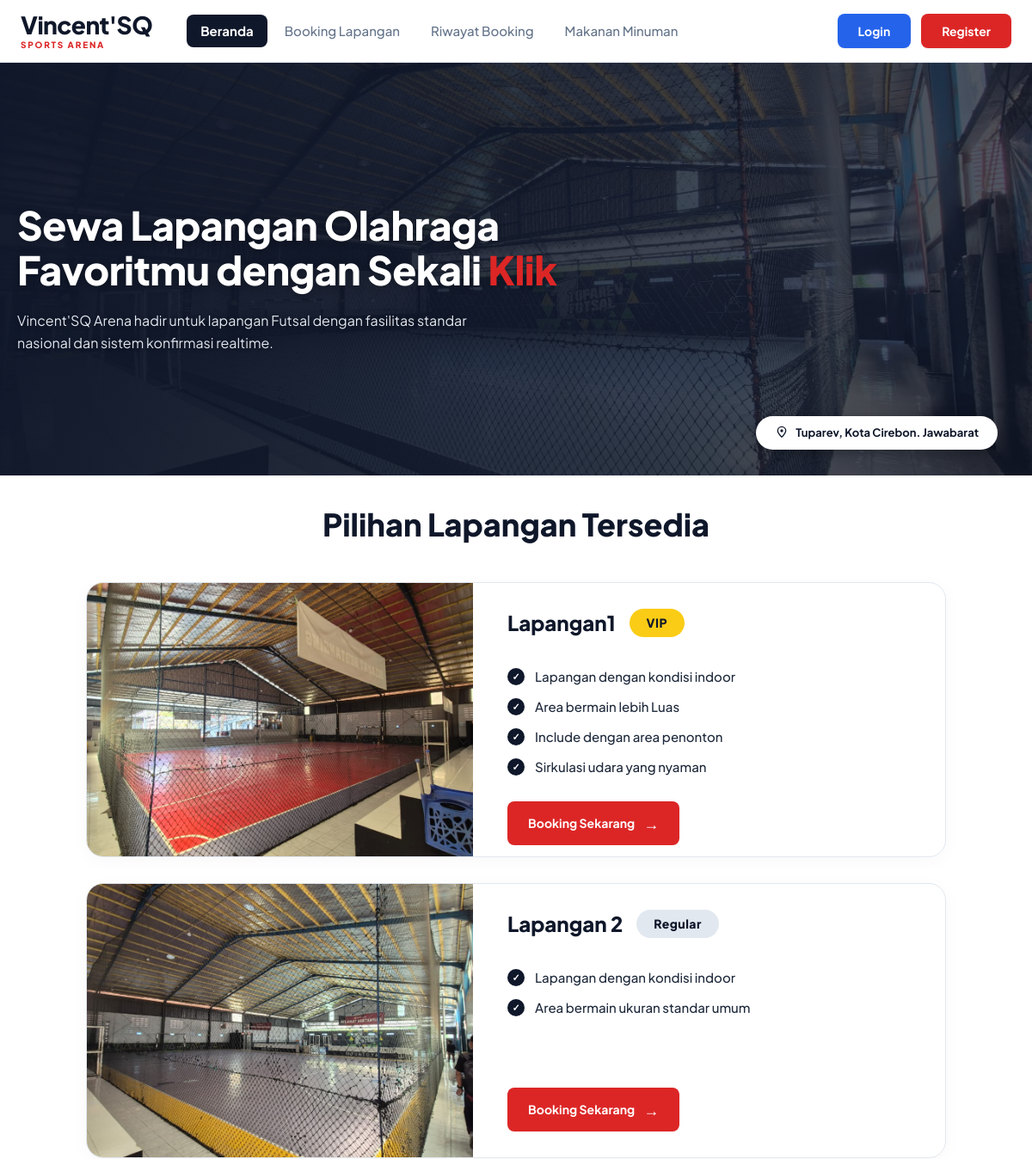
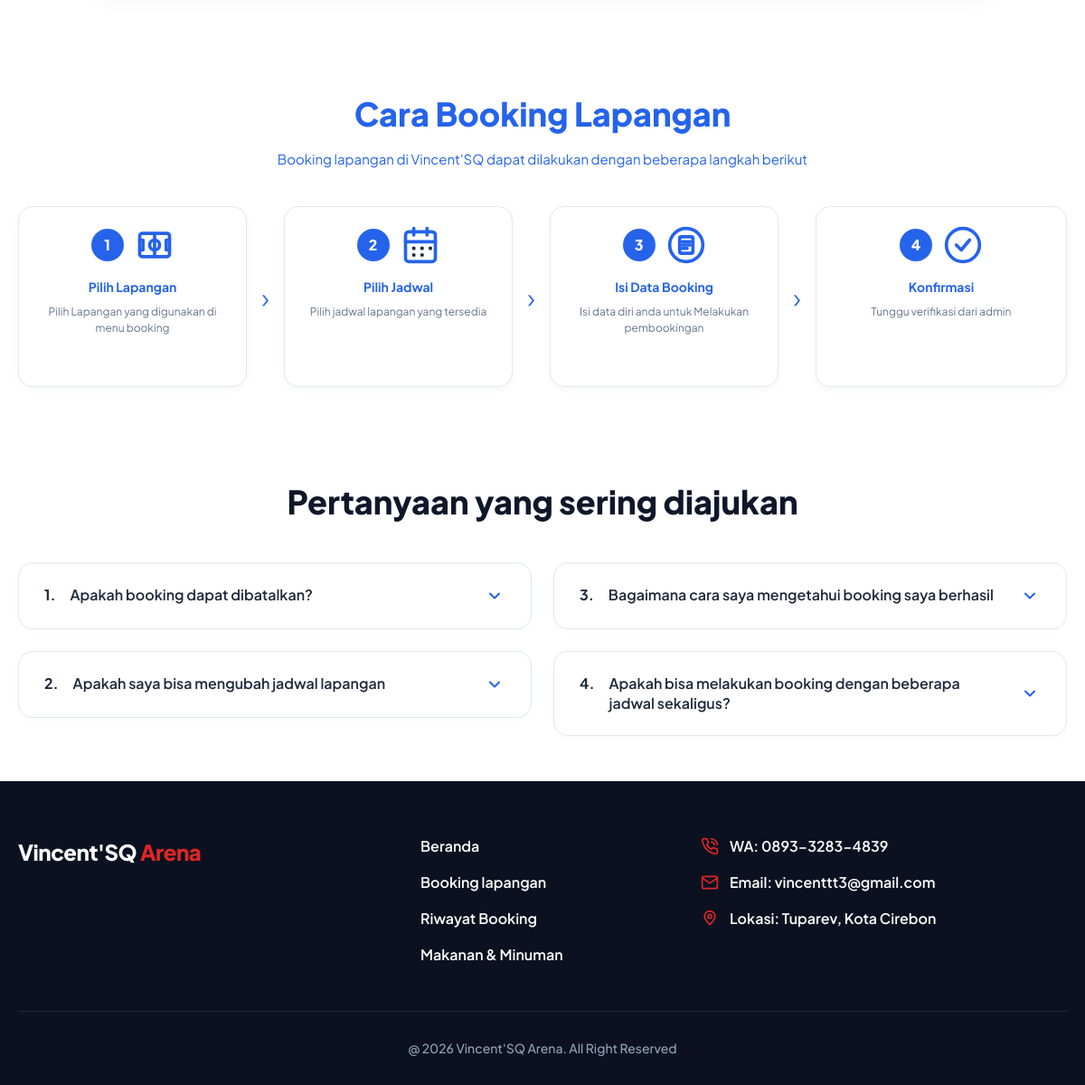
The page /Frontend/pages/index.php on the database its author committed (2 pictures, top to bottom).
### tables this page shows
CREATE TABLE `lapangan` (
  `id` int NOT NULL,
  `nama_lapangan` varchar(100) NOT NULL,
  `deskripsi` text,
  `lokasi` text,
  `harga_per_jam` int NOT NULL,
  `foto` varchar(255) DEFAULT NULL,
  `status` enum('aktif','nonaktif') DEFAULT 'aktif',
  `created_at` datetime DEFAULT CURRENT_TIMESTAMP
);

### Frontend/pages/index.php (the view, shortened to what this page needs)
<?php
if (!isset($conn) || !$conn) {
    $conn = @mysqli_connect('localhost', 'root', '', 'vincent_sqdb');
    if ($conn) {
        mysqli_set_charset($conn, 'utf8mb4');
    }
}
include '../includes/header.php';
?>
<section class="vsq-hero">
    <div class="vsq-hero-content">
        <h1>Sewa Lapangan Olahraga Favoritmu dengan Sekali <span>Klik</span></h1>
        <p>Vincent'SQ Arena hadir untuk lapangan Futsal dengan fasilitas standar nasional dan sistem konfirmasi realtime.</p>
    </div>
    <div class="vsq-location-badge">
        <svg viewBox="0 0 24 24" fill="none" xmlns="http://www.w3.org/2000/svg" style="width:16px;height:16px;">
            <path d="M12 2C8.13 2 5 5.13 5 9c0 3.5 5.5 9.5 6.4 10.4.3.3.9.3 1.2 0C13.5 18.5 19 12.5 19 9c0-3.87-3.13-7-7-7z" stroke="#0F172A" stroke-width="2" fill="none"/>
            <circle cx="12" cy="9" r="2.5" fill="#0F172A"/>
        </svg>
        <span>Tuparev, Kota Cirebon. Jawabarat</span>
    </div>
</section>
<section class="vsq-section section-lapangan">
    <div class="vsq-section-title">
        <h2>Pilihan Lapangan Tersedia</h2>
    </div>
    <div class="vsq-lapangan-grid">
        <?php
        if (!isset($conn) || !$conn) {
            echo '<div style="grid-column: 1/-1; text-align: center; padding: 40px; color: #888;">';
            echo '<p style="font-size: 16px; font-weight: 600;">⚠️ Koneksi database gagal</p>';
            echo '</div>';
        } else {
            $query  = "SELECT * FROM lapangan WHERE status = 'aktif' ORDER BY id ASC LIMIT 4";
            $result = mysqli_query($conn, $query);
            if ($result && mysqli_num_rows($result) > 0):
                while ($lapangan = mysqli_fetch_assoc($result)):
                    $foto = (!empty($lapangan['foto']) && file_exists('../assets/uploads/lapangan/' . $lapangan['foto']))
                        ? '../assets/uploads/lapangan/' . rawurlencode($lapangan['foto']) : '';
                    $badge_text = ($lapangan['harga_per_jam'] >= 200000) ? 'VIP' : 'Regular';
                    $badge_class = ($badge_text == 'VIP') ? 'badge-vip' : 'badge-regular';
                    if ($badge_text == 'VIP') {
                        $fasilitas = [
                            'Lapangan dengan kondisi indoor',
                            'Area bermain lebih Luas',
                            'Include dengan area penonton',
                            'Sirkulasi udara yang nyaman'
                        ];
                    } else {
                        $fasilitas = [
                            'Lapangan dengan kondisi indoor',
                            'Area bermain ukuran standar umum'
                        ];
                    }
            ?>
            <article class="vsq-card">
                <div class="vsq-card-img" style="background-image: url('<?= $foto ?>');"></div>
                <div class="vsq-card-body">
                    <div class="vsq-card-header">
                        <h3><?= htmlspecialchars($lapangan['nama_lapangan']) ?></h3>
                        <span class="vsq-card-badge <?= $badge_class ?>"><?= $badge_text ?></span>
                    </div>
                    <ul class="vsq-fasilitas">
                        <?php foreach ($fasilitas as $f): ?>
                            <li><?= htmlspecialchars($f) ?></li>
                        <?php endforeach; ?>
                    </ul>
                    <div class="vsq-card-footer">
                        <a href="detail_lapangan.php?id=<?= (int)$lapangan['id'] ?>" class="vsq-btn-booking">Booking Sekarang</a>
                    </div>
                </div>
            </article>
            <?php
                endwhile;
            else:
            ?>
            <div style="grid-column: 1/-1; text-align: center; padding: 40px; color: #888;">
                Belum ada lapangan tersedia.
            </div>
            <?php endif;
        } ?>
    </div>
</section>
<section class="vsq-section">
    <div class="vsq-section-title title-blue">
        <h2>Cara Booking Lapangan</h2>
        <p>Booking lapangan di Vincent'SQ dapat dilakukan dengan beberapa langkah berikut</p>
    </div>
    <div class="vsq-steps">
        <div class="vsq-step-wrapper">
            <div class="vsq-step">
                <div class="vsq-step-header">
                    <div class="vsq-step-number">1</div>
                    <div class="vsq-step-svg">
                        <svg viewBox="0 0 24 24">
                            <rect x="3" y="5" width="18" height="14" rx="1.5"/>
                            <line x1="12" y1="5" x2="12" y2="19"/>
                            <circle cx="12" cy="12" r="3"/>
                            <path d="M3 9h2v6H3"/>
                            <path d="M21 9h-2v6h2"/>
                        </svg>
                    </div>
                </div>
                <h4>Pilih Lapangan</h4>
                <p>Pilih Lapangan yang digunakan di menu booking</p>
            </div>
            <span class="vsq-arrow">›</span>
        </div>
        <div class="vsq-step-wrapper">
            <div class="vsq-step">
                <div class="vsq-step-header">
                    <div class="vsq-step-number">2</div>
                    <div class="vsq-step-svg">
                    </div>
                </div>
                <h4>Pilih Jadwal</h4>
                <p>Pilih jadwal lapangan yang tersedia</p>
            </div>
            <span class="vsq-arrow">›</span>
        </div>
        <div class="vsq-step-wrapper">
            <div class="vsq-step">
                <div class="vsq-step-header">
                    <div class="vsq-step-number">3</div>
                    <div class="vsq-step-svg">
                        <svg viewBox="0 0 24 24">
                            <circle cx="12" cy="12" r="10"/>
                            <rect x="8" y="7" width="8" height="10" rx="1"/>
                            <line x1="9.5" y1="10" x2="14.5" y2="10"/>
                            <line x1="9.5" y1="12" x2="14.5" y2="12"/>
                            <line x1="9.5" y1="14" x2="12.5" y2="14"/>
                        </svg>
                    </div>
                </div>
                <h4>Isi Data Booking</h4>
                <p>Isi data diri anda untuk Melakukan pembookingan</p>
            </div>
            <span class="vsq-arrow">›</span>
        </div>
        <div class="vsq-step-wrapper">
            <div class="vsq-step">
                <div class="vsq-step-header">
                    <div class="vsq-step-number">4</div>
                    <div class="vsq-step-svg">
                        <svg viewBox="0 0 24 24">
                            <circle cx="12" cy="12" r="10"/>
                            <polyline points="8 12 11 15 16 9"/>
                        </svg>
                    </div>
                </div>
                <h4>Konfirmasi</h4>
                <p>Tunggu verifikasi dari admin</p>
            </div>
        </div>
    </div>
</section>
<section class="vsq-section">
    <div class="vsq-section-title">
        <h2>Pertanyaan yang sering diajukan</h2>
    </div>
    <div class="vsq-faq-grid">
        <div class="vsq-faq-item" onclick="toggleFaq(this)">
            <div class="vsq-faq-header">
                <div class="faq-text">
                    <span class="faq-number">1.</span>
                    <span>Apakah booking dapat dibatalkan?</span>
                </div>
                <span class="faq-arrow">
                    <svg width="20" height="20" viewBox="0 0 24 24" fill="none" stroke="currentColor" stroke-width="2.5" stroke-linecap="round" stroke-linejoin="round">
                        <polyline points="6 9 12 15 18 9"></polyline>
                    </svg>
                </span>
            </div>
        </div>
        <div class="vsq-faq-item" onclick="toggleFaq(this)">
            <div class="vsq-faq-header">
                <div class="faq-text">
                    <span class="faq-number">3.</span>
                    <span>Bagaimana cara saya mengetahui booking saya berhasil</span>
                </div>
                <span class="faq-arrow">
                    <svg width="20" height="20" viewBox="0 0 24 24" fill="none" stroke="currentColor" stroke-width="2.5" stroke-linecap="round" stroke-linejoin="round">
                        <polyline points="6 9 12 15 18 9"></polyline>
                    </svg>
                </span>
            </div>
        </div>
        <div class="vsq-faq-item" onclick="toggleFaq(this)">
            <div class="vsq-faq-header">
                <div class="faq-text">
                    <span class="faq-number">2.</span>
                    <span>Apakah saya bisa mengubah jadwal lapangan</span>
                </div>
                <span class="faq-arrow">
                    <svg width="20" height="20" viewBox="0 0 24 24" fill="none" stroke="currentColor" stroke-width="2.5" stroke-linecap="round" stroke-linejoin="round">
                        <polyline points="6 9 12 15 18 9"></polyline>
                    </svg>
                </span>
            </div>
        </div>
        <div class="vsq-faq-item" onclick="toggleFaq(this)">
            <div class="vsq-faq-header">
                <div class="faq-text">
                    <span class="faq-number">4.</span>
                    <span>Apakah bisa melakukan booking dengan beberapa jadwal sekaligus?</span>
                </div>
                <span class="faq-arrow">
                    <svg width="20" height="20" viewBox="0 0 24 24" fill="none" stroke="currentColor" stroke-width="2.5" stroke-linecap="round" stroke-linejoin="round">
                        <polyline points="6 9 12 15 18 9"></polyline>
                    </svg>
                </span>
            </div>
        </div>
    </div>
</section>
<footer class="vsq-footer">
    <div class="vsq-footer-content">
        <div class="vsq-footer-brand">
            Vincent'SQ <span>Arena</span>
        </div>
        <div class="vsq-footer-menu">
            <a href="index.php">Beranda</a>
            <a href="booking.php">Booking lapangan</a>
            <a href="riwayat.php">Riwayat Booking</a>
            <a href="makanan.php">Makanan & Minuman</a>
        </div>
        <div class="vsq-footer-contact">
            <div class="vsq-footer-contact-item">
                <span>WA: 0893-3283-4839</span>
            </div>
            <div class="vsq-footer-contact-item">
                <svg viewBox="0 0 24 24">
                    <path d="M4 4h16c1.1 0 2 .9 2 2v12c0 1.1-.9 2-2 2H4c-1.1 0-2-.9-2-2V6c0-1.1.9-2 2-2z"></path>
                    <polyline points="22,6 12,13 2,6"></polyline>
                </svg>
                <span>Email: vincenttt3@gmail.com</span>
            </div>
            <div class="vsq-footer-contact-item">
                <svg viewBox="0 0 24 24">
                    <path d="M12 2C8.13 2 5 5.13 5 9c0 3.5 5.5 9.5 6.4 10.4.3.3.9.3 1.2 0C13.5 18.5 19 12.5 19 9c0-3.87-3.13-7-7-7z"></path>
                    <circle cx="12" cy="9" r="2.5"></circle>
                </svg>
                <span>Lokasi: Tuparev, Kota Cirebon</span>
            </div>
        </div>
    </div>
    <div class="vsq-footer-bottom">
        @ 2026 Vincent'SQ Arena. All Right Reserved
    </div>
</footer>
<link rel="stylesheet" href="/vincent-arena/Frontend/assets/css/network.css">
</body>
</html>

### Frontend/includes/header.php (style rules this page uses)
* { font-family: 'Plus Jakarta Sans', sans-serif; }

### rows shown on the page
lapangan: foto (picture), nama_lapangan "Lapangan1", harga_per_jam "VIP", f "Lapangan dengan kondisi indoor", f "Area bermain lebih Luas", f "Include dengan area penonton", f "Sirkulasi udara yang nyaman"
lapangan: foto (picture), nama_lapangan "Lapangan 2", harga_per_jam "Regular", f "Lapangan dengan kondisi indoor", f "Area bermain ukuran standar umum"
